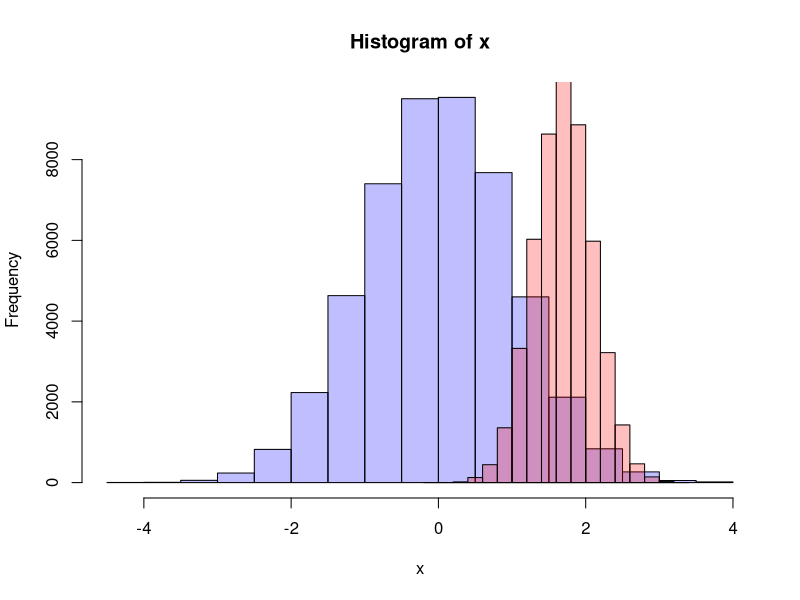

Here is the R script that generated this plot:
## ---- chunk 1
knitr::opts_chunk$set(echo = TRUE)
if(require(ggplot2) == FALSE){
  install.packages("ggplot2")
  library(ggplot2)
}
## ---- chunk 2
set.seed(1234)
N = 50000
x <- rnorm(N)
y <- rnorm(N, mean = 1.7, sd = 0.4)
hist(x, col=rgb(0,0,1,1/4))
hist(y, col=rgb(1,0,0,1/4), add=TRUE)
## ---- chunk 3
ks.test(x, y)
## ---- chunk 4
#ks.test(x, y, alternative = c("two.sided", "less", "greater"), exact = NULL)
ks.test(x, y, alternative="two.sided", exact = NULL)
